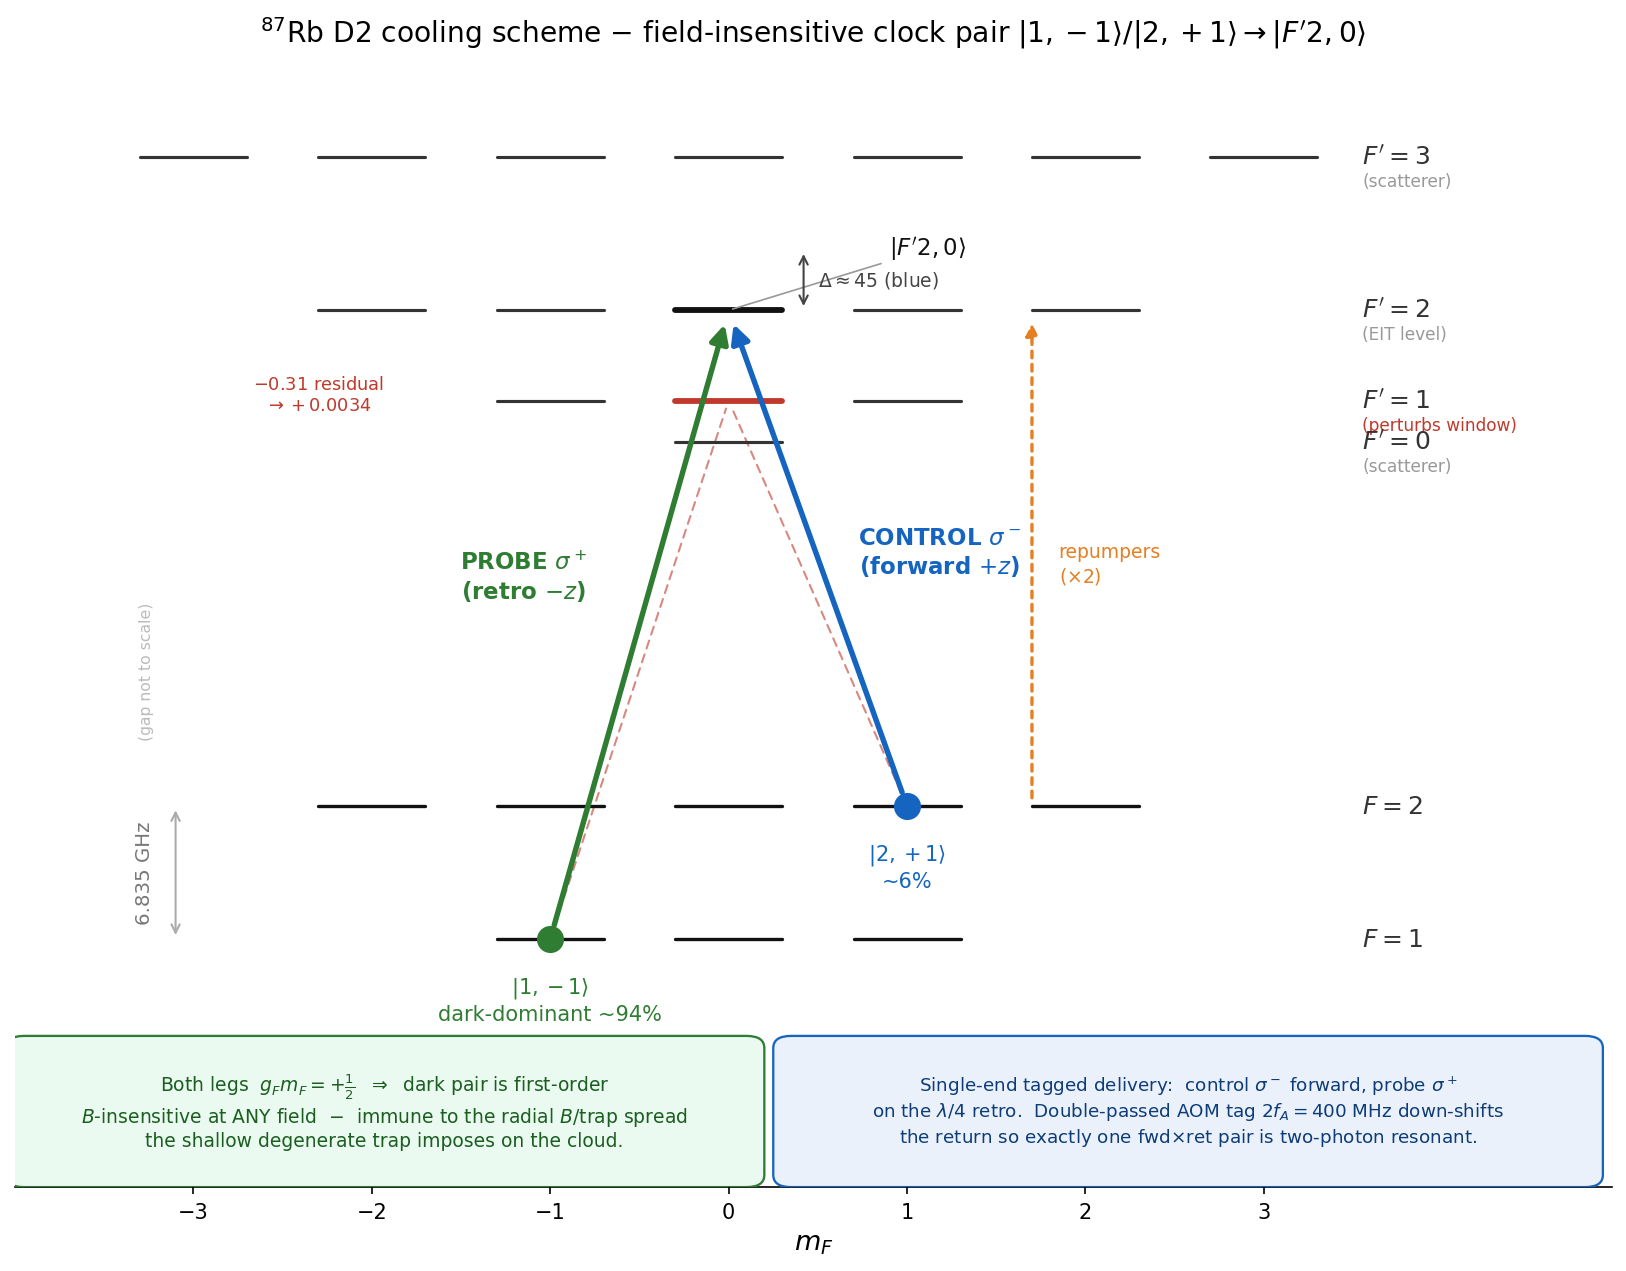

This figure's Python source:
"""
fig_scheme_d2.py  --  Correct v14 cooling scheme (87Rb D2), clean layout.

Field-insensitive clock pair  |1,-1> (probe sigma+) / |2,+1> (control sigma-)
-> |F'=2, m'=0>.  Both ground legs g_F*m_F = +1/2 => first-order B-insensitive
at any field (defining choice; the m'=2 stretched pair was abandoned as
field-SENSITIVE).  One EIT window at delta2=0; F'=1 perturbs it (+0.0034);
F'=0, F'=3 are single-leg off-resonant scatterers.
"""
import numpy as np
import matplotlib
matplotlib.use("Agg")
import matplotlib.pyplot as plt
from matplotlib.patches import FancyArrowPatch, FancyBboxPatch

HF = {3: 266.65, 2: 0.0, 1: -156.95, 0: -229.17}     # 5P3/2 offsets re F'=2 (MHz)
MP = {3: range(-3, 4), 2: range(-2, 3), 1: range(-1, 2), 0: range(0, 1)}
YC, DIV = 5.2, 210.0
def yE(Fp): return YC + HF[Fp] / DIV
YF2, YF1 = 1.1, 0.0
LW = 0.30
ROLE = {3: "(scatterer)", 2: "(EIT level)", 1: "(perturbs window)", 0: "(scatterer)"}

fig, ax = plt.subplots(figsize=(11.0, 8.6))

# excited manifold
for Fp, ms in MP.items():
    y = yE(Fp)
    for m in ms:
        common = (Fp in (1, 2) and m == 0)
        col = ("#c0392b" if Fp == 1 else "#111") if common else "#333"
        ax.plot([m - LW, m + LW], [y, y], color=col,
                lw=2.8 if common else 1.5, solid_capstyle="round", zorder=3)
    ax.text(3.55, y, r"$F'=%d$" % Fp, va="center", ha="left", fontsize=12, color="#333")
    ax.text(3.55, y - 0.20, ROLE[Fp], va="center", ha="left", fontsize=8.2,
            color="#c0392b" if Fp == 1 else "#999")

ax.annotate(r"$|F'2,0\rangle$", xy=(0, yE(2)), xytext=(0.9, yE(2) + 0.45),
            fontsize=11, color="#111",
            arrowprops=dict(arrowstyle="-", color="#999", lw=0.8))

# ground manifold
for (F, y, ms) in [(2, YF2, range(-2, 3)), (1, YF1, range(-1, 2))]:
    for m in ms:
        ax.plot([m - LW, m + LW], [y, y], color="#111", lw=1.6,
                solid_capstyle="round", zorder=3)
    ax.text(3.55, y, r"$F=%d$" % F, va="center", ha="left", fontsize=12, color="#333")

ax.plot(-1, YF1, "o", ms=12, color="#2e7d32", zorder=5)
ax.plot(+1, YF2, "o", ms=12, color="#1565c0", zorder=5)
ax.text(-1, YF1 - 0.30, r"$|1,-1\rangle$" + "\ndark-dominant ~94%",
        ha="center", va="top", fontsize=10, color="#2e7d32")
ax.text(+1, YF2 - 0.30, r"$|2,+1\rangle$" + "\n~6%",
        ha="center", va="top", fontsize=10, color="#1565c0")

# 6.835 GHz splitting (far left)
ax.annotate("", xy=(-3.1, YF2), xytext=(-3.1, YF1),
            arrowprops=dict(arrowstyle="<->", color="#aaa", lw=1.0))
ax.text(-3.22, (YF1 + YF2) / 2, "6.835 GHz", rotation=90, va="center", ha="right",
        fontsize=9.5, color="#777")
ax.text(-3.22, YF2 + 0.55, "(gap not to scale)", rotation=90, va="bottom",
        ha="right", fontsize=7.5, color="#bbb")

# cooling legs
ax.add_patch(FancyArrowPatch((-1, YF1), (0, yE(2)), arrowstyle="-|>",
             mutation_scale=18, lw=2.6, color="#2e7d32", zorder=4, shrinkA=7, shrinkB=7))
ax.add_patch(FancyArrowPatch((+1, YF2), (0, yE(2)), arrowstyle="-|>",
             mutation_scale=18, lw=2.6, color="#1565c0", zorder=4, shrinkA=7, shrinkB=7))
ax.text(-1.15, 3.0, r"PROBE $\sigma^+$" + "\n(retro $-z$)", color="#2e7d32",
        fontsize=11, ha="center", va="center", fontweight="bold")
ax.text(1.18, 3.2, r"CONTROL $\sigma^-$" + "\n(forward $+z$)", color="#1565c0",
        fontsize=11, ha="center", va="center", fontweight="bold")

# residual coupling to F'=1 (the perturbation), faint
for g, yg in [(-1, YF1), (+1, YF2)]:
    ax.add_patch(FancyArrowPatch((g, yg), (0, yE(1)), arrowstyle="-",
                 lw=1.0, color="#c0392b", ls=(0, (4, 3)), zorder=2,
                 shrinkA=7, shrinkB=4, alpha=0.6))
ax.text(-2.3, yE(1) + 0.05, "$-0.31$ residual\n$\\to +0.0034$", fontsize=8.5,
        color="#c0392b", va="center", ha="center")

# repumpers (schematic), right of the control beam, clear of boxes
ax.add_patch(FancyArrowPatch((1.7, YF2), (1.7, yE(2) - 0.04), arrowstyle="-|>",
             mutation_scale=12, lw=1.6, color="#e67e22", ls=(0, (2, 2)),
             zorder=2, shrinkA=4, shrinkB=4))
ax.text(1.85, 3.1, "repumpers\n($\\times 2$)", fontsize=9, color="#e67e22",
        va="center", ha="left")

# Delta marker (blue detuning above F'=2)
ax.annotate("", xy=(0.42, yE(2)), xytext=(0.42, yE(2) + 0.5),
            arrowprops=dict(arrowstyle="<->", color="#444", lw=1.0))
ax.text(0.5, yE(2) + 0.25, r"$\Delta\approx45$ (blue)", fontsize=9, va="center",
        ha="left", color="#444")

# ---- bottom annotation boxes (clear of all levels/beams) ----
b1 = ("Both legs  $g_F m_F=+\\frac{1}{2}$  $\\Rightarrow$  dark pair is first-order\n"
      "$B$-insensitive at ANY field  $-$  immune to the radial $B$/trap spread\n"
      "the shallow degenerate trap imposes on the cloud.")
ax.add_patch(FancyBboxPatch((-3.95, -1.95), 4.05, 1.05, boxstyle="round,pad=0.1",
             linewidth=1.1, edgecolor="#2e7d32", facecolor="#eafaf0", zorder=6))
ax.text(-1.93, -1.42, b1, fontsize=9.0, va="center", ha="center", color="#1b5e20", zorder=7)

b2 = ("Single-end tagged delivery:  control $\\sigma^-$ forward, probe $\\sigma^+$\n"
      "on the $\\lambda/4$ retro.  Double-passed AOM tag $2f_A=400$ MHz down-shifts\n"
      "the return so exactly one fwd$\\times$ret pair is two-photon resonant.")
ax.add_patch(FancyBboxPatch((0.35, -1.95), 4.45, 1.05, boxstyle="round,pad=0.1",
             linewidth=1.1, edgecolor="#1565c0", facecolor="#eaf1fb", zorder=6))
ax.text(2.575, -1.42, b2, fontsize=8.8, va="center", ha="center", color="#0d3c78", zorder=7)

ax.set_xlim(-4.0, 4.95)
ax.set_ylim(-2.05, 7.25)
ax.set_xlabel(r"$m_F$", fontsize=13)
ax.set_xticks(range(-3, 4))
ax.set_yticks([])
for s in ("top", "right", "left"):
    ax.spines[s].set_visible(False)
ax.set_title(r"$^{87}$Rb D2 cooling scheme $-$ field-insensitive clock pair "
             r"$|1,-1\rangle/|2,+1\rangle \to |F'2,0\rangle$", fontsize=13.5, pad=10)
plt.tight_layout()
plt.savefig("fig_scheme_d2.png", dpi=150, bbox_inches="tight")
print("wrote fig_scheme_d2.png")
